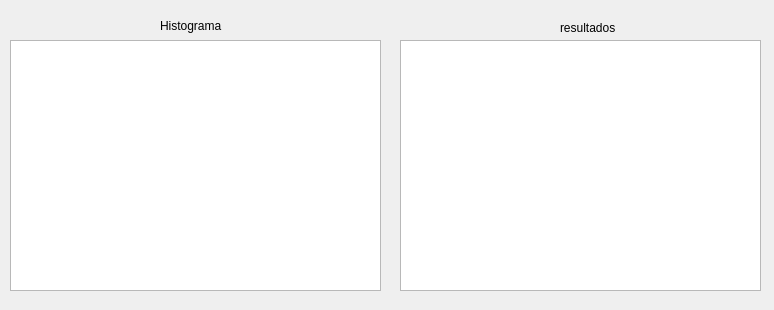
<?xml version="1.0" encoding="UTF-8"?>
<ui version="4.0">
 <class>MainWindow</class>
 <widget class="QMainWindow" name="MainWindow">
  <property name="geometry">
   <rect>
    <x>0</x>
    <y>0</y>
    <width>774</width>
    <height>310</height>
   </rect>
  </property>
  <property name="windowTitle">
   <string>MainWindow</string>
  </property>
  <widget class="QWidget" name="centralwidget">
   <widget class="QTableView" name="tableView">
    <property name="geometry">
     <rect>
      <x>400</x>
      <y>40</y>
      <width>361</width>
      <height>251</height>
     </rect>
    </property>
   </widget>
   <widget class="QGraphicsView" name="graphicsView">
    <property name="geometry">
     <rect>
      <x>10</x>
      <y>40</y>
      <width>371</width>
      <height>251</height>
     </rect>
    </property>
   </widget>
   <widget class="QLabel" name="label">
    <property name="geometry">
     <rect>
      <x>160</x>
      <y>10</y>
      <width>101</width>
      <height>31</height>
     </rect>
    </property>
    <property name="text">
     <string>Histograma</string>
    </property>
   </widget>
   <widget class="QLabel" name="label_2">
    <property name="geometry">
     <rect>
      <x>560</x>
      <y>20</y>
      <width>61</width>
      <height>16</height>
     </rect>
    </property>
    <property name="text">
     <string>resultados</string>
    </property>
   </widget>
  </widget>
 </widget>
 <resources/>
 <connections/>
</ui>
